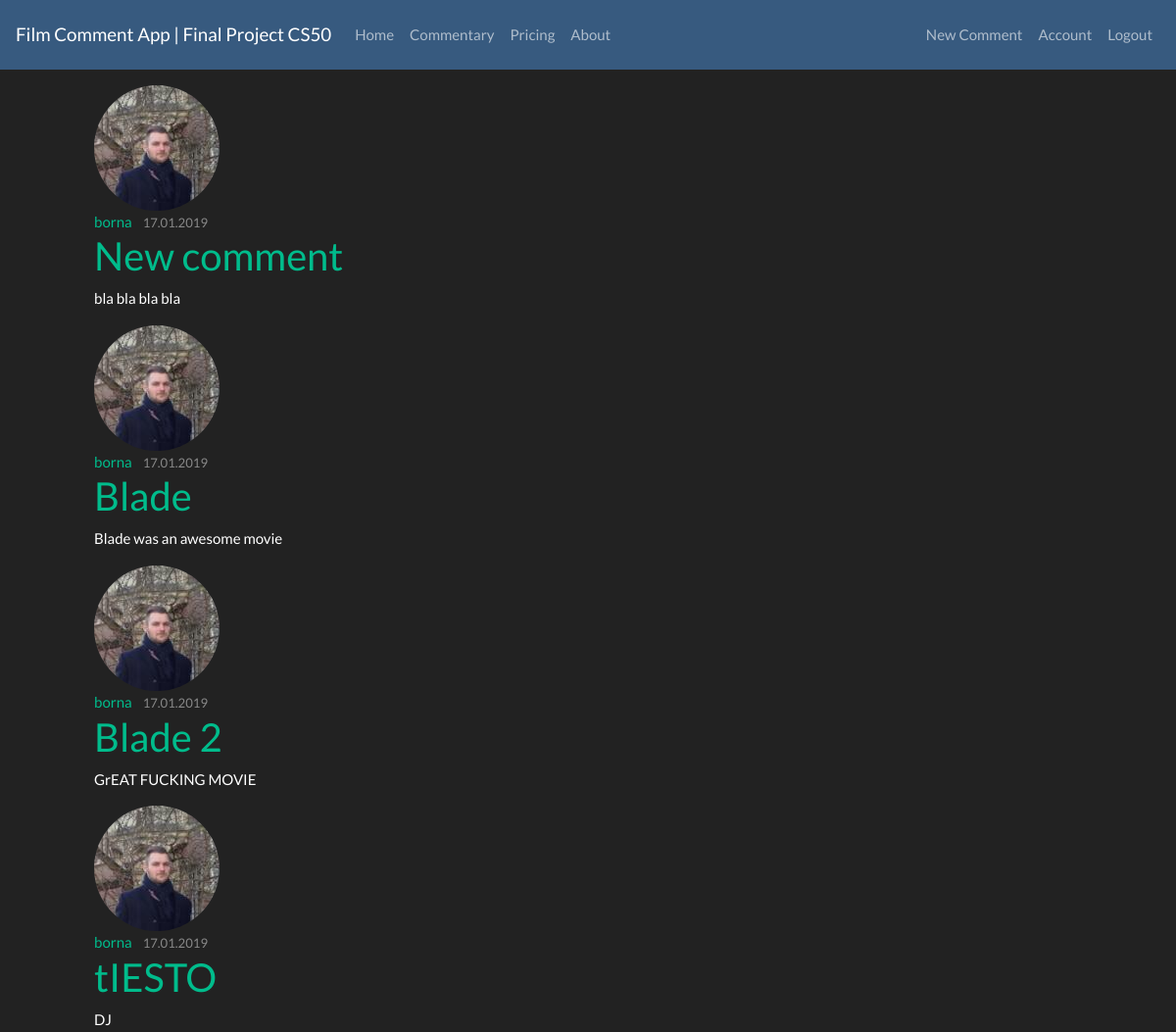
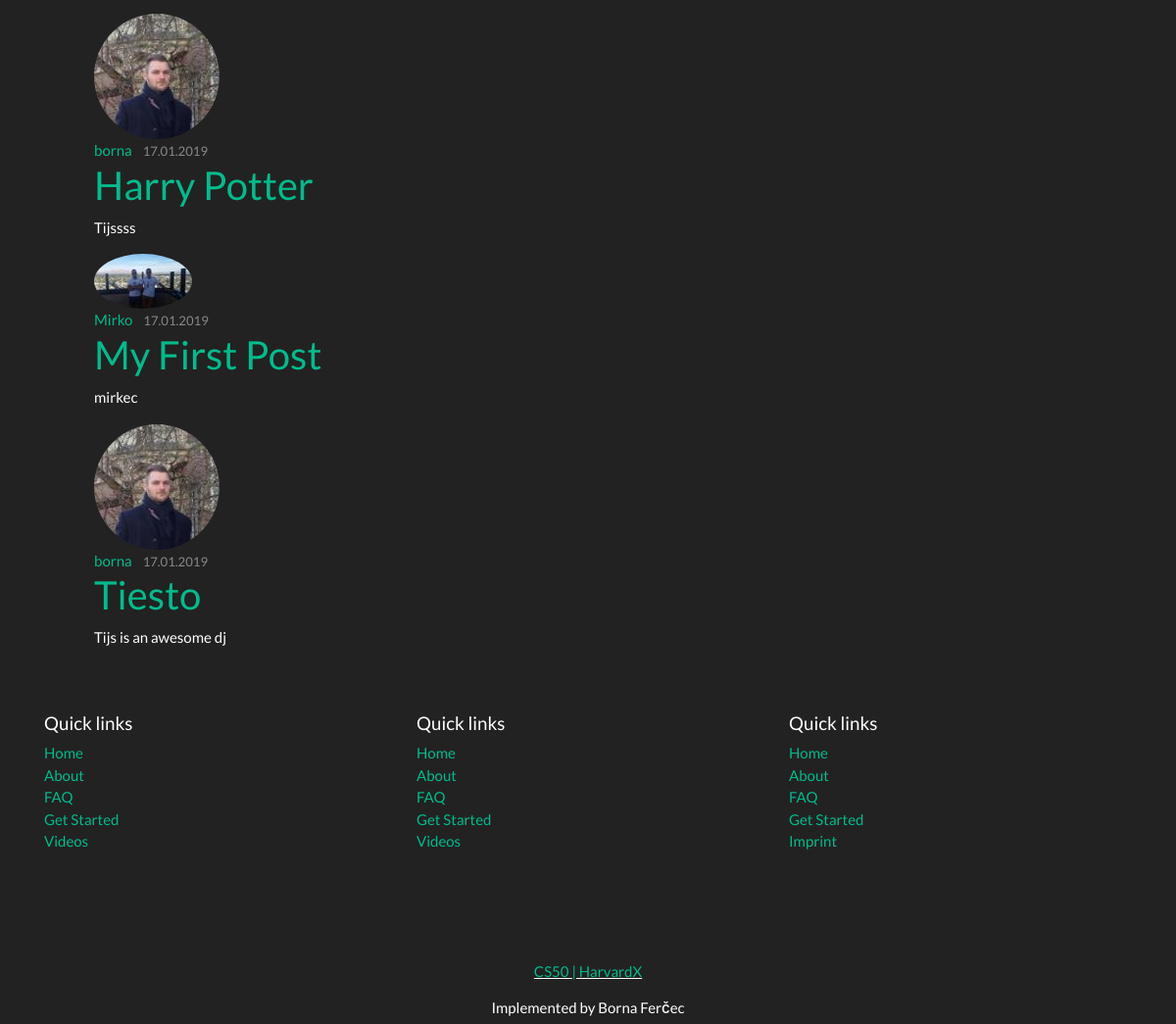
/commentary (signed in), run on the app's committed database (2 pictures, top to bottom).
### final_project/models.py (models this page shows, shortened)
class Post(db.Model):
    id = db.Column(db.Integer, primary_key=True)
    title = db.Column(db.String(100), nullable=False)
    date_posted = db.Column(db.DateTime, nullable=False, default=datetime.utcnow())
    content = db.Column(db.Text, nullable=False)
    user_id = db.Column(db.Integer, db.ForeignKey('user.id'), nullable=False)

class User(db.Model, UserMixin):
    id = db.Column(db.Integer, primary_key=True)
    username = db.Column(db.String(20), unique=True, nullable=False)
    email = db.Column(db.String(120), unique=True, nullable=False)
    image_file = db.Column(db.String(20), nullable=False, default='default.png')
    password = db.Column(db.String(60), nullable=False)
    posts = db.relationship('Post', backref='author', lazy=True)

### final_project/routes.py (the view)
@app.route('/commentary')
def commentary():
    title = 'Commentary'
    posts = Post.query.all()
    return render_template('commentary.html', title=title, posts=posts)

### final_project/models.py (called while the page is built)
@login_manager.user_loader
def load_user(user_id):
    return User.query.get(int(user_id))

### final_project/templates/commentary.html
{% extends "index.html" %}
{% block content %}
    {% for post in posts %}
        <div class="content-section col-md-8 pl-5 mt-3">
            <div class="content-section col-md-6 pl-5">
            <img class="rounded-circle article-img" src="{{ url_for('static', filename='profile_pics/' + post.author.image_file) }}">
            <div class="media-body">
                <div class="article-metadata">
                <a class="mr-2" href="#">{{ post.author.username }}</a>
                <small class="text-muted">{{ post.date_posted.strftime('%d.%m.%Y') }}</small>
                </div>
                <h2><a class="article-title" href="{{ url_for('post', post_id=post.id) }}">{{ post.title }}</a></h2>
                <p class="article-content">{{ post.content }}</p>
            </div>
        </div>
    </div>
    {% endfor %}
{% endblock content %}

### data on the page
Post: image_file (picture), author.username "borna", date_posted "17.01.2019", title "New comment", content "bla bla bla bla"
Post: image_file (picture), author.username "borna", date_posted "17.01.2019", title "Blade", content "Blade was an awesome movie"
Post: image_file (picture), author.username "borna", date_posted "17.01.2019", title "Blade 2", content "GrEAT FUCKING MOVIE"
Post: image_file (picture), author.username "borna", date_posted "17.01.2019", title "tIESTO", content "DJ"
Post: image_file (picture), author.username "borna", date_posted "17.01.2019", title "Harry Potter", content "Tijssss"
Post: image_file (picture), author.username "Mirko", date_posted "17.01.2019", title "My First Post", content "mirkec"
Post: image_file (picture), author.username "borna", date_posted "17.01.2019", title "Tiesto", content "Tijs is an awesome dj"
